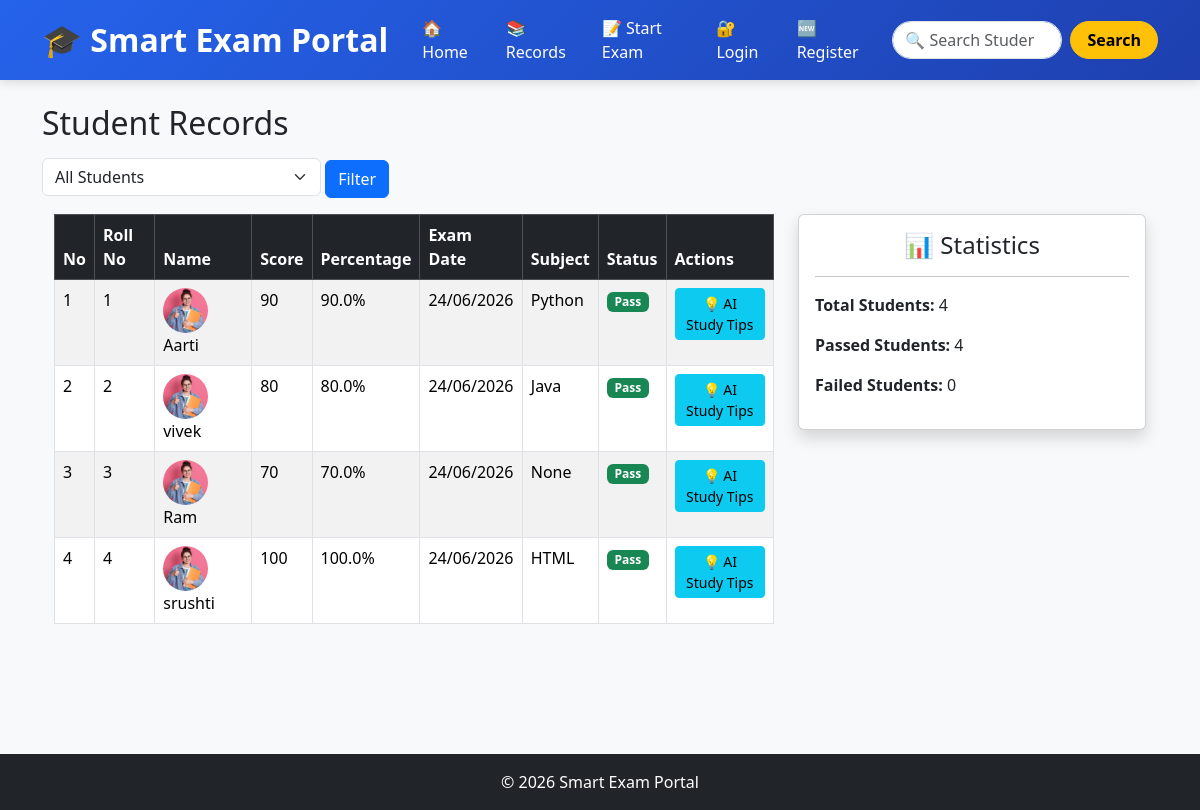
Before: /records with the older database file.
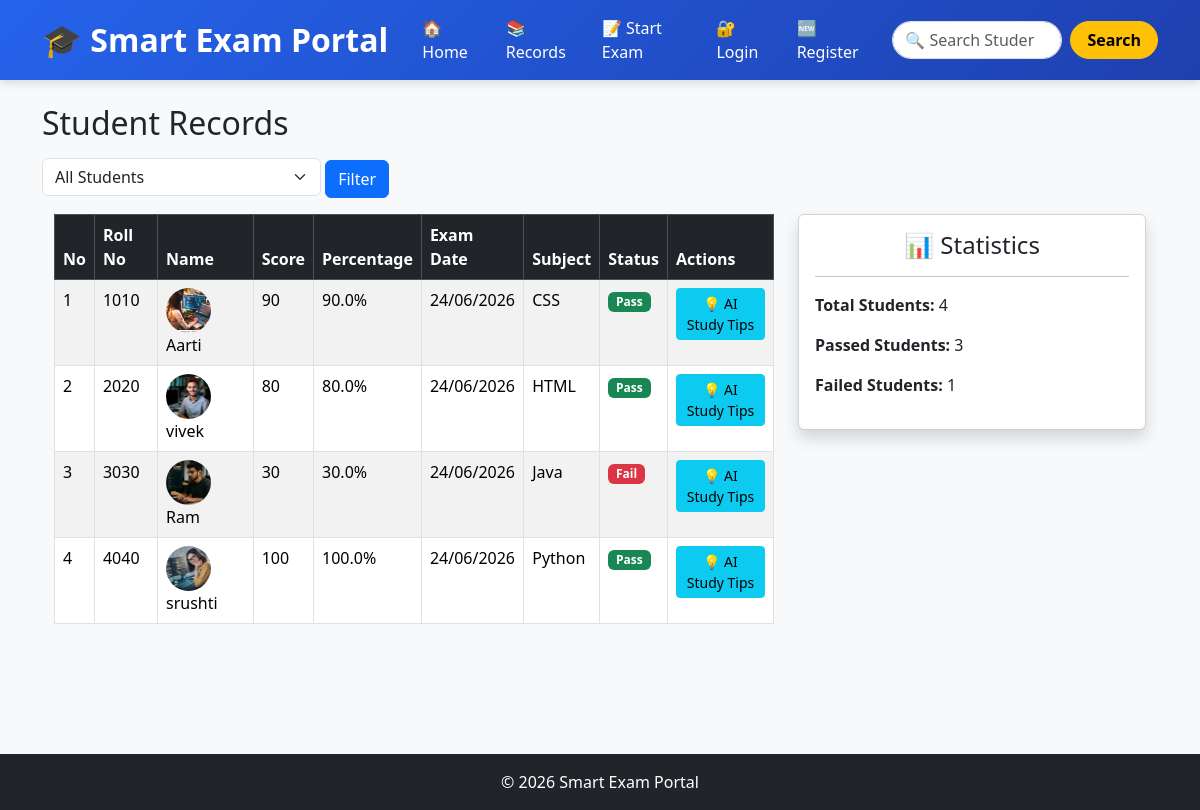
After: the same page with the newer database file.
### tables this page shows
CREATE TABLE students (
    id INTEGER PRIMARY KEY AUTOINCREMENT,
    roll_number INTEGER,
    subject_name TEXT,
    student_name TEXT,
    score INTEGER,
    percentage REAL,
    exam_date TEXT
, subject_id INTEGER, photo TEXT DEFAULT 'default.jpg');

CREATE TABLE subjects (
        id INTEGER PRIMARY KEY AUTOINCREMENT,
        name TEXT NOT NULL UNIQUE
    );

### smart_exam_portal/app.py (the view)
@app.route("/records")
def records():
    status = request.args.get("status", "")
    conn = get_db()
    query = """
    SELECT
        students.id,
        students.roll_number,
        students.student_name,
        students.score,
        students.percentage,
        students.exam_date,
        students.photo,
        subjects.name AS subject_name
    FROM students
    LEFT JOIN subjects
        ON students.subject_id = subjects.id
    """
    if status == "pass":
        query += " WHERE students.percentage >= 40"
    elif status == "fail":
        query += " WHERE students.percentage < 40"
    students = conn.execute(query).fetchall()
    conn.close()
    return render_template(
        "records.html",
        students=students
    )

### smart_exam_portal/database.py (called while the page is built)
def get_db():
    conn = sqlite3.connect("myproject.db")
    conn.row_factory = sqlite3.Row
    return conn

### smart_exam_portal/templates/records.html (shortened to what this page needs)
{% extends "base.html" %}
{% block content %}
<h2 class="mb-3">Student Records</h2>
<form method="GET" action="{{ url_for('records') }}" class="mb-3">
    <select name="status" class="form-select w-25 d-inline">
        <option value=""
            {% if request.args.get('status') == '' %}selected{% endif %}>
            All Students
        </option>
    </select>
    <button type="submit" class="btn btn-primary">
        Filter
    </button>
</form>
<div class="container">
    <div class="row">
        <div class="col-md-8">
            <table class="table table-striped table-hover table-bordered">
                <thead class="table-dark">
                    <tr>
                        <th>No</th>
                        <th>Roll No</th>
                        <th>Name</th>
                        <th>Score</th>
                        <th>Percentage</th>
                        <th>Exam Date</th>
                        <th>Subject</th>
                        <th>Status</th>
                        <th>Actions</th>
                    </tr>
                </thead>
                <tbody>
                    {% for student in students %}
                    <tr>
                        <td>{{ loop.index }}</td>
                        <td>{{ student.roll_number }}</td>
                        <td>
                            <img
                                src="{{ url_for('static', filename='uploads/' ~ (student.photo or 'default.jpg')) }}"
                                alt="Student Photo"
                                width="45"
                                height="45"
                                class="rounded-circle me-2"
                                style="object-fit: cover;">
                            {{ student.student_name }}
                        </td>
                        <td>{{ student.score }}</td>
                        <td>{{ student.percentage }}%</td>
                        <td>{{ student.exam_date }}</td>
                        <td>{{ student.subject_name }}</td>
                        <td>
                            {% if student.percentage >= 40 %}
                                <span class="badge bg-success">
                                    Pass
                                </span>
                            {% else %}
                                <span class="badge bg-danger">
                                    Fail
                                </span>
                            {% endif %}
                        </td>
                        <td>
                            <a href="{{ url_for('get_ai_tip', id=student.id) }}"
                               class="btn btn-info btn-sm mb-1">
                                💡 AI Study Tips
                            </a>
                        </td>
                    </tr>
                    {% endfor %}
                </tbody>
            </table>
        </div>
        <div class="col-md-4">
            <div class="card shadow">
                <div class="card-body">
                    <h4 class="text-center">
                        📊 Statistics
                    </h4>
                    <hr>
                    <p>
                        <strong>Total Students:</strong>
                        {{ students|length }}
                    </p>
                    <p>
                        <strong>Passed Students:</strong>
                        {{ students|selectattr('percentage','ge',40)|list|length }}
                    </p>
                    <p>
                        <strong>Failed Students:</strong>
                        {{ students|selectattr('percentage','lt',40)|list|length }}
                    </p>
                </div>
            </div>
        </div>
    </div>
</div>
{% endblock %}

### smart_exam_portal/templates/base.html (shortened to what this page needs)
<!DOCTYPE html>
<html lang="en">
<head>
    <link href="https://cdn.jsdelivr.net/npm/bootstrap@5.3.3/dist/css/bootstrap.min.css" rel="stylesheet">
</head>
<body>
<nav class="navbar navbar-expand-lg navbar-dark">
    <div class="container">
        <a class="navbar-brand" href="{{ url_for('home') }}">
            🎓 Smart Exam Portal
        </a>
        <div class="collapse navbar-collapse justify-content-end"
             id="navbarContent">
            <ul class="navbar-nav align-items-center">
                <li class="nav-item">
                    <a class="nav-link"
                       href="{{ url_for('home') }}">
                        🏠 Home
                    </a>
                </li>
                <li class="nav-item">
                    <a class="nav-link"
                       href="{{ url_for('records') }}">
                        📚 Records
                    </a>
                </li>
                <li class="nav-item">
                    <a class="nav-link"
                       href="{{ url_for('exam') }}">
                        📝 Start Exam
                    </a>
                </li>
                 {% if session.get('username') %}
<li class="nav-item me-2">
    <span class="badge bg-warning text-dark fs-6 p-2">
        👤 {{ session['username'] }}
    </span>
</li>
<li class="nav-item">
    <a class="nav-link"
       href="{{ url_for('logout') }}">
        🚪 Logout
    </a>
</li>
{% else %}
<li class="nav-item">
    <a class="nav-link"
       href="{{ url_for('login') }}">
        🔐 Login
    </a>
</li>
<li class="nav-item">
    <a class="nav-link"
       href="{{ url_for('register') }}">
        🆕 Register
    </a>
</li>
{% endif %}
            </ul>
            <form class="d-flex ms-lg-3 mt-2 mt-lg-0 position-relative"
                  action="{{ url_for('search') }}"
                  method="GET">
                <input
                    id="searchInput"
                    class="form-control me-2 rounded-pill search-input"
                    type="search"
                    placeholder="🔍 Search Student"
                    name="q"
                    autocomplete="off">
                <button
                    class="btn btn-warning fw-bold rounded-pill px-3 search-btn"
                    type="submit">
                    Search
                </button>
            </form>
        </div>
    </div>
</nav>
<div class="container mt-4 main-content">
    {% block content %}
    {% endblock %}
</div>
<footer class="bg-dark text-white text-center p-3">
    © 2026 Smart Exam Portal
</footer>
</body>
</html>

### smart_exam_portal/templates/base.html (style rules this page uses)
body { background-color:#f8f9fa; }
.navbar { background: linear-gradient(135deg, #2563eb, #1e40af); padding: 8px 0; box-shadow: 0 2px 10px rgba(0,0,0,0.15); }
.navbar-brand { font-size: 32px; font-weight: 700; }
.nav-link { color:white !important; font-weight:500; margin-left:10px; transition: all 0.3s ease; }
.search-input { width:170px; height:38px; }
.search-btn { transition: all 0.3s ease; }
.main-content { min-height:75vh; }
footer { margin-top:50px; }

Changed rows visible on the page:
removed students: roll_number "1", photo (placeholder picture), student_name "Aarti", score "90", percentage "90.0", exam_date "24/06/2026", subject_name "Python", shows "Pass"
removed students: roll_number "2", photo (placeholder picture), student_name "vivek", score "80", percentage "80.0", exam_date "24/06/2026", subject_name "Java", shows "Pass"
removed students: roll_number "3", photo (placeholder picture), student_name "Ram", score "70", percentage "70.0", exam_date "24/06/2026", subject_name "None", shows "Pass"
removed students: roll_number "4", photo (placeholder picture), student_name "srushti", score "100", percentage "100.0", exam_date "24/06/2026", subject_name "HTML", shows "Pass"
added students: roll_number "1010", photo (picture), student_name "Aarti", score "90", percentage "90.0", exam_date "24/06/2026", subject_name "CSS", shows "Pass"
added students: roll_number "2020", photo (picture), student_name "vivek", score "80", percentage "80.0", exam_date "24/06/2026", subject_name "HTML", shows "Pass"
added students: roll_number "3030", photo (picture), student_name "Ram", score "30", percentage "30.0", exam_date "24/06/2026", subject_name "Java", shows "Fail"
added students: roll_number "4040", photo (picture), student_name "srushti", score "100", percentage "100.0", exam_date "24/06/2026", subject_name "Python", shows "Pass"
Other visible differences:
{{ students|selectattr('percentage','ge',40)|list|length }}: "4" → "3"
{{ students|selectattr('percentage','lt',40)|list|length }}: "0" → "1"
